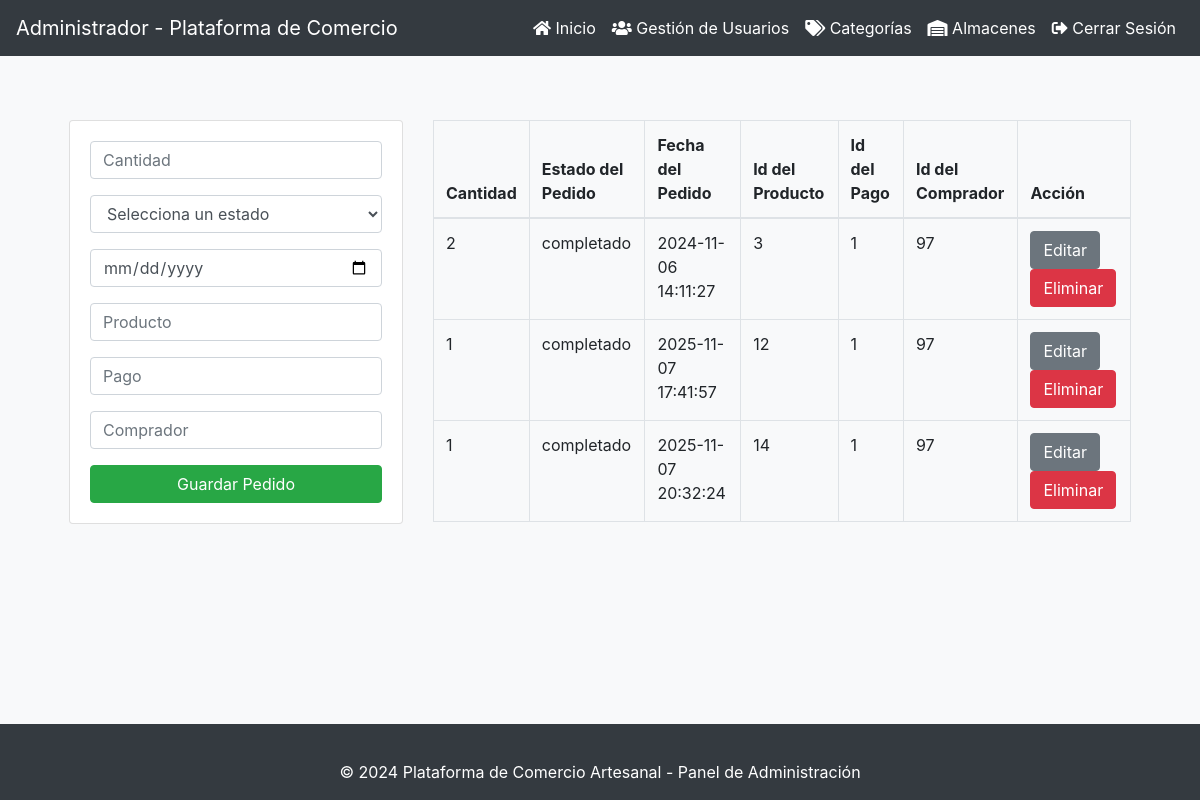
Before: /Dashboard/Funciones_db/Crud_administrador/pedidos/index.php with the older database file.
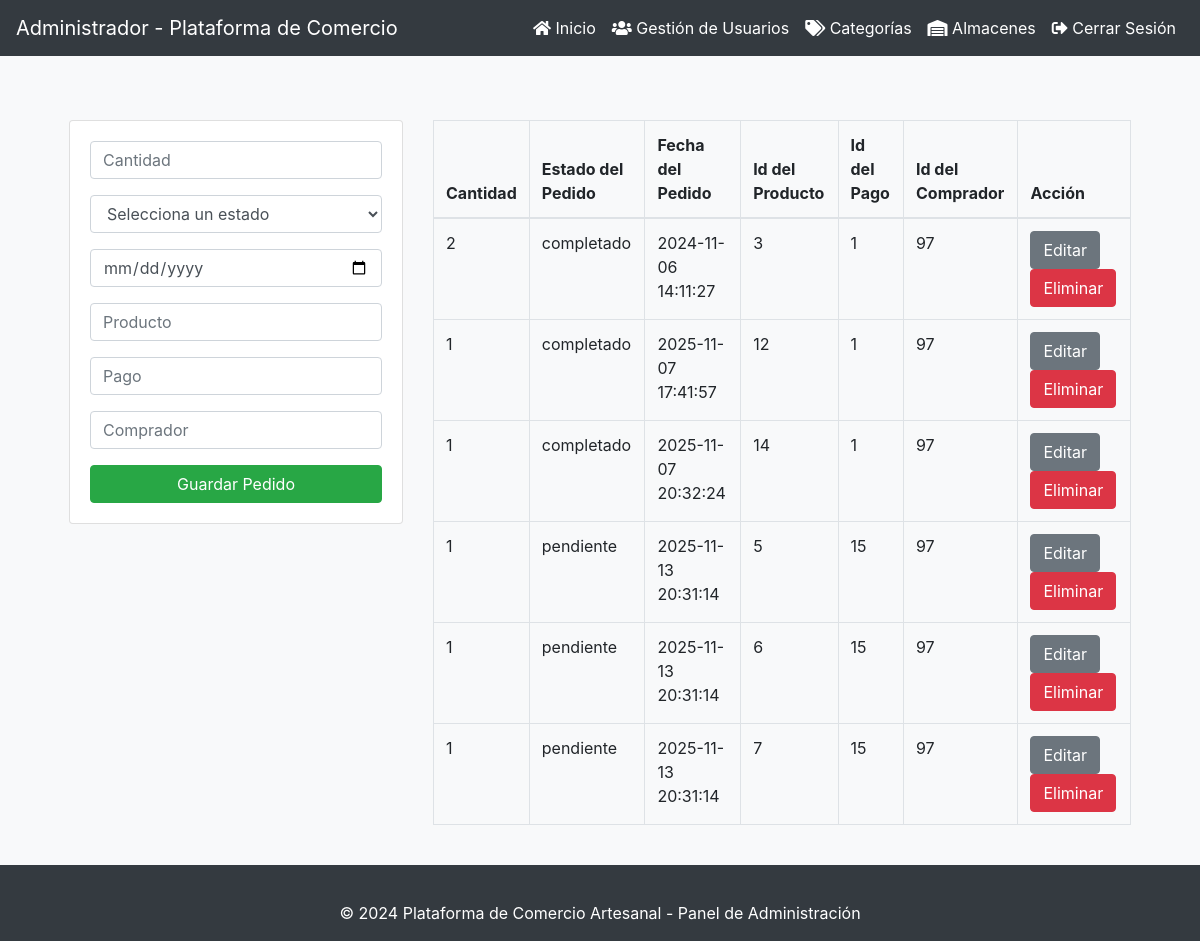
After: the same page with the newer database file.
### tables this page shows
CREATE TABLE `pedido_carrito` (
  `id_pedido_carrito` int(11) NOT NULL,
  `cantidad` int(11) NOT NULL,
  `estado_pedido` enum('pendiente','completado','cancelado') NOT NULL,
  `fecha_pedido` datetime NOT NULL,
  `costo_envio` decimal(10,2) DEFAULT NULL,
  `pdf_factura` blob DEFAULT NULL,
  `id_producto` int(11) NOT NULL,
  `id_pago` int(11) NOT NULL,
  `id_comprador` int(11) NOT NULL,
  `id_ubicacion` int(11) NOT NULL
);

### Dashboard/Funciones_db/Crud_administrador/pedidos/index.php (the view, shortened to what this page needs)
<?php include('../includes/db.php'); ?>
<?php include('../includes/header.php'); ?>
<main class="container p-4">
    <div class="row">
        <div class="col-md-4">
            <div class="card card-body">
                <form action="save.php" method="POST">
                    <div class="form-group mb-3">
                        <input type="number" name="cantidad" class="form-control" placeholder="Cantidad" required autofocus>
                    </div>
                    <div class="form-group mb-3">
                        <select name="estado_pedido" class="form-control" required>
                            <option value="">Selecciona un estado</option>
                        </select>
                    </div>
                    <div class="form-group mb-3">
                        <input type="date" name="fecha_pedido" class="form-control" placeholder="Fecha del Pedido" required>
                    </div>
                    <div class="form-group mb-3">
                        <input type="number" name="id_producto" class="form-control" placeholder="Producto" required>
                    </div>
                    <div class="form-group mb-3">
                        <input type="number" name="id_pago" class="form-control" placeholder="Pago" required>
                    </div>
                    <div class="form-group mb-3">
                        <input type="number" name="id_comprador" class="form-control" placeholder="Comprador" required>
                    </div>
                    <input type="submit" class="btn btn-success btn-block" name="save" value="Guardar Pedido">
                </form>
            </div>
        </div>
        <div class="col-md-8">
            <table class="table table-bordered">
                <thead>
                    <tr>
                        <th>Cantidad</th>
                        <th>Estado del Pedido</th>
                        <th>Fecha del Pedido</th>
                        <th>Id del Producto</th>
                        <th>Id del Pago</th>
                        <th>Id del Comprador</th>
                        <th>Acción</th>
                    </tr>
                </thead>
                <tbody>
                    <?php
                    $query = "SELECT * FROM pedido_carrito";
                    $result_pedido_carrito = mysqli_query($conn, $query);
                    while($row = mysqli_fetch_assoc($result_pedido_carrito)) { ?>
                        <tr>
                            <td><?php echo $row['cantidad']; ?></td>
                            <td><?php echo $row['estado_pedido']; ?></td>
                            <td><?php echo $row['fecha_pedido']; ?></td>
                            <td><?php echo $row['id_producto']; ?></td>
                            <td><?php echo $row['id_pago']; ?></td>
                            <td><?php echo $row['id_comprador']; ?></td>
                            <td>
                                <a href="edit.php?id_pedido_carrito=<?php echo $row['id_pedido_carrito'] ?>" class="btn btn-secondary">
                                    Editar
                                </a>
                                <a href="delete.php?id_pedido_carrito=<?php echo $row['id_pedido_carrito'] ?>" class="btn btn-danger">
                                    Eliminar
                                </a>
                            </td>
                        </tr>
                    <?php } ?>
                </tbody>
            </table>
        </div>
    </div>
</main>
<?php include('../includes/footer.php'); ?>

### Dashboard/Funciones_db/Crud_administrador/includes/header.php (shortened to what this page needs)
<!DOCTYPE html>
<html lang="es">
<head>
    <link rel="stylesheet" href="https://stackpath.bootstrapcdn.com/bootstrap/4.5.2/css/bootstrap.min.css">
    <link rel="stylesheet" href="https://cdnjs.cloudflare.com/ajax/libs/font-awesome/5.15.1/css/all.min.css">
</head>
<body>
<nav class="navbar navbar-expand-lg navbar-dark">
    <a class="navbar-brand" href="index.php">Administrador - Plataforma de Comercio</a>
    <div class="collapse navbar-collapse" id="navbarNav">
        <ul class="navbar-nav ml-auto">
            <li class="nav-item">
                <a class="nav-link" href="../../../Dashboard_administrador.php"><i class="fas fa-home"></i> Inicio</a>
            </li>
            <li class="nav-item">
                <a class="nav-link" href="../usuarios/index.php"><i class="fas fa-users"></i> Gestión de Usuarios</a>
            </li>
            <li class="nav-item">
                <a class="nav-link" href="../categoria/index.php"><i class="fas fa-tags"></i> Categorías</a>
            </li>
            <li class="nav-item">
                <a class="nav-link" href="../almacen/index.php"><i class="fas fa-warehouse"></i> Almacenes</a>
            </li>
            <li class="nav-item">
                <a class="nav-link" href="../../../../index.php"><i class="fas fa-sign-out-alt"></i> Cerrar Sesión</a>
            </li>
        </ul>
    </div>
</nav>
<main class="container">

### Dashboard/Funciones_db/Crud_administrador/includes/footer.php (shortened to what this page needs)
</main>
<footer class="footer bg-dark text-white">
    <div class="container text-center py-3">
        <span>© 2024 Plataforma de Comercio Artesanal - Panel de Administración</span>
    </div>
</footer>
</body>
</html>

### Dashboard/Funciones_db/Crud_administrador/includes/header.php (style rules this page uses)
body { background-color: #f8f9fa; }
.navbar { background-color: #343a40; }
.navbar-brand, .nav-link { color: #ffffff !important; }
.container { margin-top: 20px; }
.card-body { background-color: #ffffff; }

### Dashboard/Funciones_db/Crud_administrador/includes/footer.php (style rules this page uses)
html, body { height: 100%; }
body { display: flex; flex-direction: column; }
main { flex: 1; }
.footer { position: relative; bottom: 0; width: 100%; }

Changed rows visible on the page:
added pedido_carrito: cantidad "1", estado_pedido "pendiente", fecha_pedido "2025-11-13 20:31:14", id_producto "5", id_pago "15", id_comprador "97"
added pedido_carrito: cantidad "1", estado_pedido "pendiente", fecha_pedido "2025-11-13 20:31:14", id_producto "6", id_pago "15", id_comprador "97"
added pedido_carrito: cantidad "1", estado_pedido "pendiente", fecha_pedido "2025-11-13 20:31:14", id_producto "7", id_pago "15", id_comprador "97"
